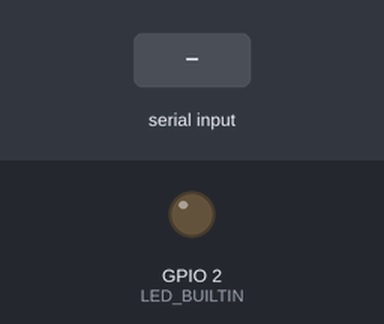
Bench run of a sketch on a simulated ESP8266 (NodeMCU). On the bench: output pins drawn as LEDs (lit = HIGH, except the on-board LED, lit = LOW). The test bench sets the inputs (shaded band). WiFi joins after 1.5 s; servers stay silent unless stated; uploads are accepted with an empty reply; EEPROM starts erased; what the sketch prints to the serial monitor is not drawn.

Above: at 2.7 s.
2.8 s: "T:\n" received over Serial
At 3.15 s:
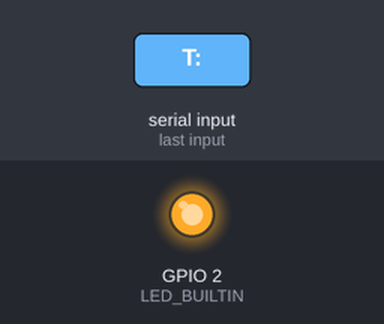
Timing chart, 0 to 5.8 s (numbered marks = the images above; inputs shaded):
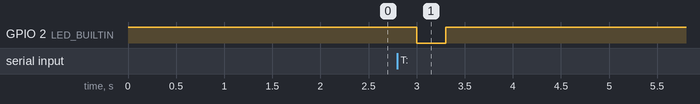

Measured:
- after the input at 2.8 s, GPIO 2 (LED_BUILTIN): HIGH → LOW after 0.20 s, → HIGH 0.30 s later

The sketch:

enviar_srver_con_wifi.ino
```cpp
#include <ESP8266WiFi.h>
#include <ESP8266HTTPClient.h>
#include <WiFiManager.h> // Librería de WiFiManager
#include <EEPROM.h>

#define EEPROM_SIZE 100
String servidor;

// Función para guardar la IP del servidor en EEPROM
void guardarServidor(String ip) {
  EEPROM.begin(EEPROM_SIZE);
  for (int i = 0; i < ip.length(); ++i) {
    EEPROM.write(i, ip[i]);
  }
  EEPROM.write(ip.length(), '\0');
  EEPROM.commit();
}

// Función para leer la IP del servidor desde EEPROM
String leerServidor() {
  EEPROM.begin(EEPROM_SIZE);
  char ip[100];
  for (int i = 0; i < EEPROM_SIZE; ++i) {
    ip[i] = EEPROM.read(i);
    if (ip[i] == '\0') break;
  }
  return String(ip);
}

void setup() {
  Serial.begin(9600);
  EEPROM.begin(EEPROM_SIZE);

  pinMode(LED_BUILTIN, OUTPUT);
  digitalWrite(LED_BUILTIN, HIGH); // Apagar led

  WiFiManager wifiManager;

  // Campo para la IP del servidor
  WiFiManagerParameter custom_server("server", "URL del servidor", leerServidor().c_str(), 100);

  wifiManager.addParameter(&custom_server);

  // Inicia el portal de configuración si no hay red guardada
  wifiManager.startConfigPortal("ESP_Config");

  // Guarda y muestra el valor del servidor
  servidor = String(custom_server.getValue());
  guardarServidor(servidor);
  Serial.println("Conectado a: " + WiFi.SSID());
  Serial.println("Servidor: " + servidor);
}

void loop() {
  if (Serial.available()) {
    String linea = Serial.readStringUntil('\n');  // Recibe línea de Arduino

    if (WiFi.status() == WL_CONNECTED) {
      HTTPClient http;
      WiFiClient client;

      http.begin(client, servidor);
      http.addHeader("Content-Type", "application/x-www-form-urlencoded");

      if(linea.startsWith("T:")){
        String datos = "dato=" + linea;
        int httpCode = http.POST(datos);
        if (httpCode > 0) {
          Serial.println("Datos enviados");
          Serial.println("código: " + String(httpCode));

          digitalWrite(LED_BUILTIN, LOW);  // Enciende LED
          delay(300);
          digitalWrite(LED_BUILTIN, HIGH); // Apaga LED
        } else {
          Serial.println("Error: " + String(httpCode));
        }
      }
      http.end();
    }
  }
}
```
